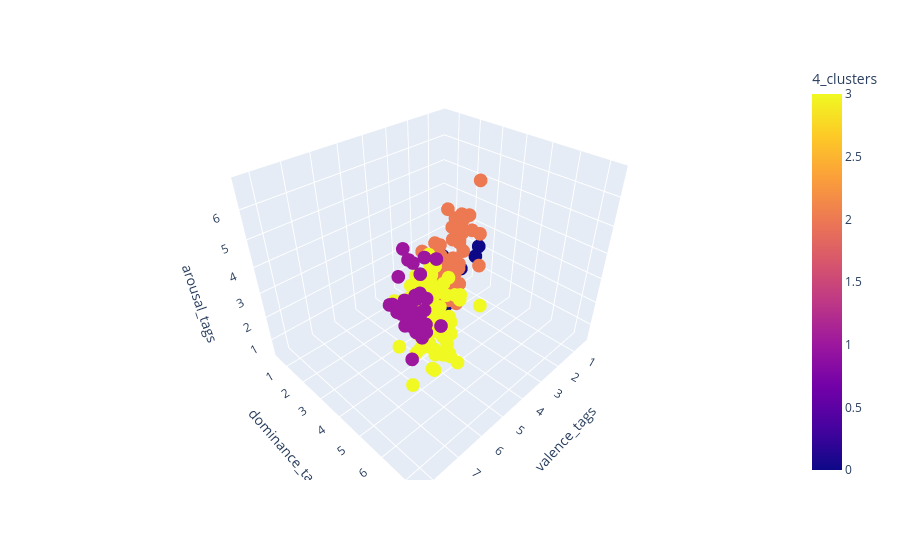

Source (notebook cell):
### Code cell
import plotly.express as px

fig = px.scatter_3d(y_test, x='valence_tags', y='dominance_tags', z='arousal_tags',
              color='4_clusters')
fig.show()

### Figure 1 — Plotly figure (JSON) as saved in the notebook; plotly's stock layout.template omitted (floating-point values rounded to 4 significant figures; data arrays with more than 128 entries replaced by an {"elided": "..."} marker saying what was removed)
{"data": [{"hovertemplate": "valence_tags=%{x}<br>dominance_tags=%{y}<br>arousal_tags=%{z}<br>4_clusters=%{marker.color}<extra></extra>", "legendgroup": "", "marker": {"color": {"elided": "241 int values"}, "coloraxis": "coloraxis", "symbol": "circle"}, "mode": "markers", "name": "", "scene": "scene", "showlegend": false, "type": "scatter3d", "x": {"elided": "241 float values"}, "y": {"elided": "241 float values"}, "z": {"elided": "241 float values"}}], "layout": {"coloraxis": {"colorbar": {"title": {"text": "4_clusters"}}, "colorscale": [[0, "#0d0887"], [0.1111, "#46039f"], [0.2222, "#7201a8"], [0.3333, "#9c179e"], [0.4444, "#bd3786"], [0.5556, "#d8576b"], [0.6667, "#ed7953"], [0.7778, "#fb9f3a"], [0.8889, "#fdca26"], [1, "#f0f921"]]}, "legend": {"tracegroupgap": 0}, "margin": {"t": 60}, "scene": {"domain": {"x": [0, 1], "y": [0, 1]}, "xaxis": {"title": {"text": "valence_tags"}}, "yaxis": {"title": {"text": "dominance_tags"}}, "zaxis": {"title": {"text": "arousal_tags"}}}}}
